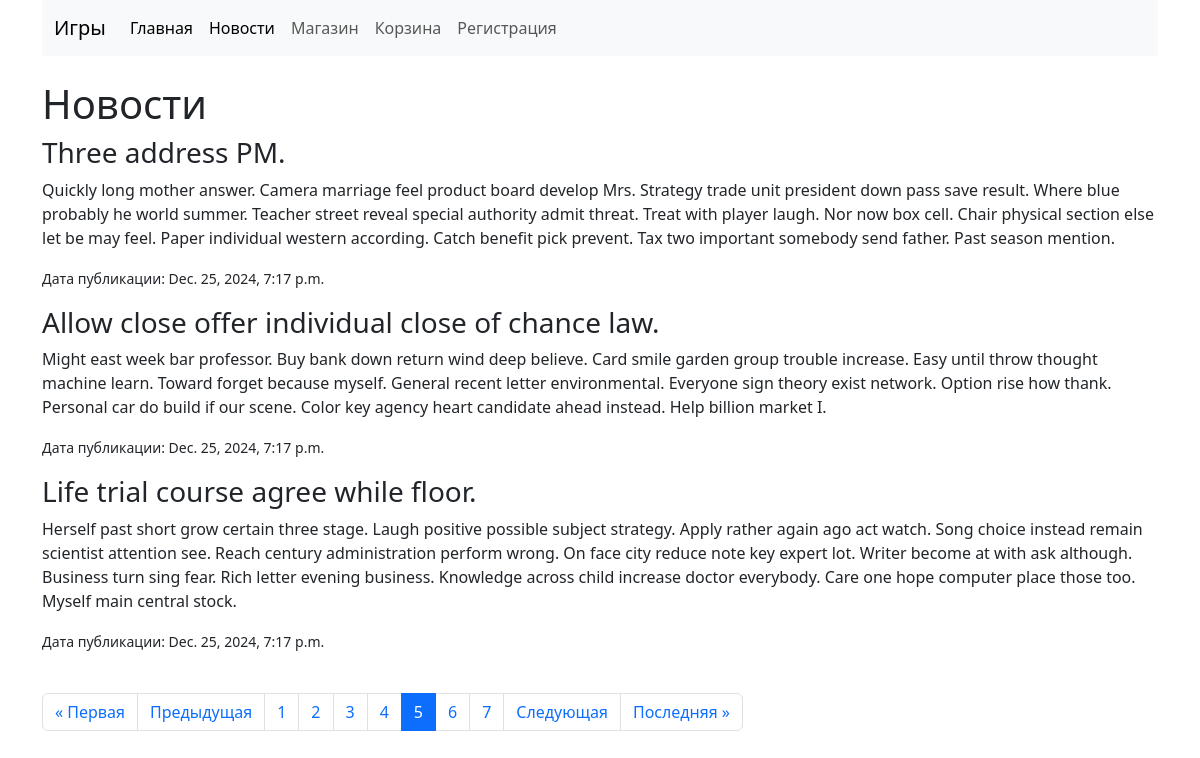
Page /news/?page=5 on the committed database.
### main/models.py (models this page shows, shortened)
class News(models.Model):
    title = models.CharField(max_length=100)  # Название овости
    content = models.TextField()  # Описание игры
    pub_date = models.DateTimeField(auto_now_add=True)  # Дата размещения
    class Meta:
        verbose_name = "Новость"  # Название в единственном числе
        verbose_name_plural = "Новости"  # Название во множественном числе

### main/views.py (the view)
# urls.py: path('news/', views.news_list, name='news'),
def news_list(request):
    news = News.objects.all().order_by('-pub_date')
    paginator = Paginator(news, 3)
    page_number = request.GET.get('page')
    page_obj = paginator.get_page(page_number)
    return render(request, 'main/news.html', {'page_obj': page_obj})

### templates/main/news.html (shortened to what this page needs)
{% extends 'main/base.html' %}
{% block content %}
    <h1>Новости</h1>
    {% for new in page_obj %}
        <div>
            <h3>{{ new.title }}</h3>
            <p>{{ new.content }}</p>
            <p><small>Дата публикации: {{ new.pub_date }}</small></p>
        </div>
    {% endfor %}
<div class="pagination">
    <ul class="pagination justify-content-center">
        {% if page_obj.has_previous %}
            <li class="page-item">
                <a class="page-link" href="?page=1">&laquo; Первая</a>
            </li>
            <li class="page-item">
                <a class="page-link" href="?page={{ page_obj.previous_page_number }}">Предыдущая</a>
            </li>
        {% endif %}
        {% for num in page_obj.paginator.page_range %}
            <li class="page-item {% if page_obj.number == num %}active{% endif %}">
                <a class="page-link" href="?page={{ num }}">{{ num }}</a>
            </li>
        {% endfor %}
        {% if page_obj.has_next %}
            <li class="page-item">
                <a class="page-link" href="?page={{ page_obj.next_page_number }}">Следующая</a>
            </li>
            <li class="page-item">
                <a class="page-link" href="?page={{ page_obj.paginator.num_pages }}">Последняя &raquo;</a>
            </li>
        {% endif %}
    </ul>
</div>
{% endblock %}

### main/static/css/styles.css (style rules this page uses)
.pagination { margin: 20px 0; text-align: center; }

### rows in the picture
News: title "Three address PM.", content "Quickly long mother answer. Camera marriage feel product board develop Mrs. Strategy trade unit president down pass save result. Where blue probably he world summer. Teacher street reveal special authority admit threat. Treat with player laugh. Nor now box cell. Chair physical section else let be may feel. Paper individual western according. Catch benefit pick prevent. Tax two important somebody send father. Past season mention.", pub_date "Dec. 25, 2024, 7:17 p.m."
News: title "Allow close offer individual close of chance law.", content "Might east week bar professor. Buy bank down return wind deep believe. Card smile garden group trouble increase. Easy until throw thought machine learn. Toward forget because myself. General recent letter environmental. Everyone sign theory exist network. Option rise how thank. Personal car do build if our scene. Color key agency heart candidate ahead instead. Help billion market I.", pub_date "Dec. 25, 2024, 7:17 p.m."
News: title "Life trial course agree while floor.", content "Herself past short grow certain three stage. Laugh positive possible subject strategy. Apply rather again ago act watch. Song choice instead remain scientist attention see. Reach century administration perform wrong. On face city reduce note key expert lot. Writer become at with ask although. Business turn sing fear. Rich letter evening business. Knowledge across child increase doctor everybody. Care one hope computer place those too. Myself main central stock.", pub_date "Dec. 25, 2024, 7:17 p.m."

### other values in the picture
{{ num }} "1" "2" "3" "4" "5" "6" "7"
